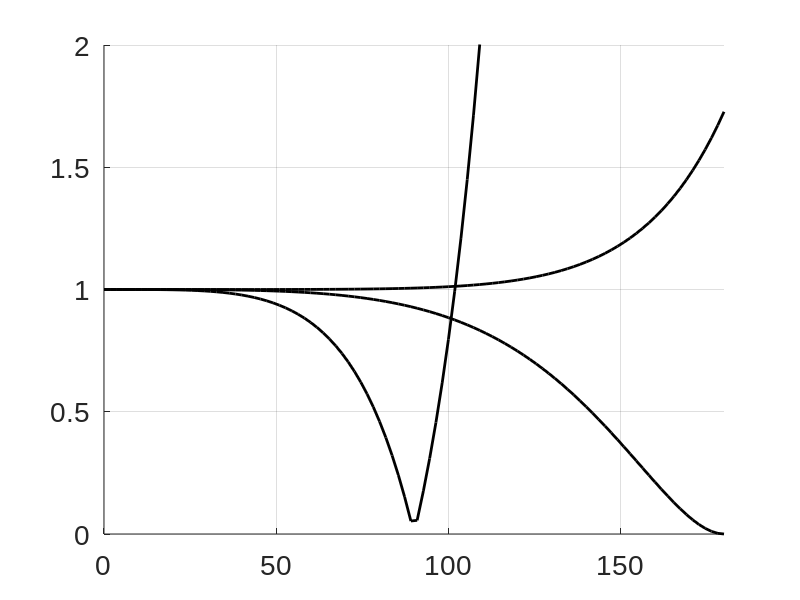

MATLAB code for this plot:
% Program disserr
% Computes the dissipation error epsd of the 
% FTCS-scheme used on the diffusion(heat) equation.
% epsd = abs(G)/abs(Ga) where G is the numerical amplification 
% factor and Ga is the analytical amplification factor.
% r = dt/(dx)**2 (nondimensional form)
% G = 1 - 4*r*(sin(d/2))^2^, Ga = exp(-d^2*r), 0<= d <= pi)
% for stability : r <= 0.5

clear all; close all; clc;
set(0,'DefaultLineLineWidth',2,'DefaultAxesFontName','Arial','DefaultAxesFontSize',20);

hold on
axis([0 180 0 2])
for r = [1/6 0.25 0.5 ]
    dvec = linspace(0,pi)';
    n = length(dvec);
    epsd = zeros(n,1);
    for k = 1:n
        d = dvec(k);
        G = 1 - 4*r*sin(d*0.5)^2;
        Ga = exp(-d^2*r);
        epsd(k) = abs(G/Ga);
    end
    plot(dvec*180/pi,epsd,'k')
end
hold off
grid on
shg
